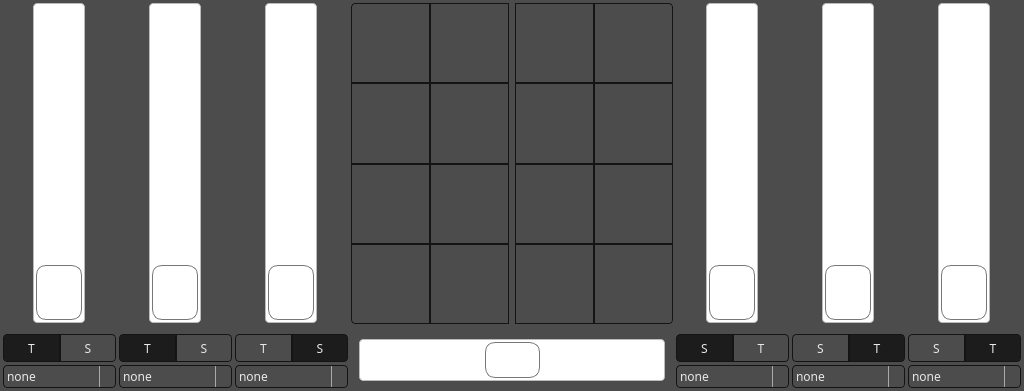
<?xml version="1.0" encoding="UTF-8"?>
<ui version="4.0">
 <class>effectstab</class>
 <widget class="QWidget" name="effectstab">
  <property name="geometry">
   <rect>
    <x>0</x>
    <y>0</y>
    <width>1024</width>
    <height>391</height>
   </rect>
  </property>
  <property name="windowTitle">
   <string>Form</string>
  </property>
  <property name="styleSheet">
   <string notr="true">* {
    background: #4d4c4d;
    font-family: handelgotdlig;
    font-weight: 200;
}



 QComboBox {
     border: 1px solid #141414;
     border-radius: 4px;
     padding: 1px 18px 1px 3px;
     min-width: 6em;
     color: #e8e8e8;
 }

 QComboBox:editable {
    background: #5b5a5b
 }

 QComboBox:!editable, QComboBox::drop-down:editable {
      background: qlineargradient(x1: 0, y1: 0, x2: 0, y2: 1,
      stop: 0 #3c3c3c, stop: 1 #262627);
 }

 /* QComboBox gets the &quot;on&quot; state when the popup is open */
 QComboBox:!editable:on, QComboBox::drop-down:editable:on {
     background: #5b5a5b
 }

 QComboBox:on { /* shift the text when the popup opens */
     padding-top: 3px;
     padding-left: 4px;
 }

 QComboBox::drop-down {
     subcontrol-origin: padding;
     subcontrol-position: top right;
     width: 15px;

     border-left-width: 1px;
     border-left-color: darkgray;
     border-left-style: solid; /* just a single line */
     border-top-right-radius: 3px; /* same radius as the QComboBox */
     border-bottom-right-radius: 3px;
 }

QComboBox QAbstractItemView {
    border: 1px solid #141414;
    selection-background-color: #5b5a5b;
}

 QSpinBox {
     /*padding-right: 15px; make room for the arrows */
     background-color: qlineargradient(x1: 0, y1: 0, x2: 0, y2: 1,
                                      stop: 0 #3c3c3c, stop: 1 #262627);
    color: #e8e8e8;
     border: none;
     border-radius: 4px;
     /*border-width: 3;*/
}

QSpinBox::up-button {
    border: none;
}

QSpinBox::down-button {
    border: none;
}

QLineEdit {
    border: 1px solid #141414;
    border-radius: 4px;
    color: #e8e8e8;
    background-color: qlineargradient(x1: 0, y1: 0, x2: 0, y2: 1,
                                     stop: 0 #3c3c3c, stop: 1 #262627);
    selection-background-color: #e8e8e8;
    selection-color: #262627
}

QProgressBar {
    border: 1px solid #141414;
    border-radius: 4px;
    text-align: center;
 }


 QProgressBar::chunk {
    background-color: qlineargradient(x1: 0, y1: 0, x2: 0, y2: 1,
                                      stop: 0 #3c3c3c, stop: 1 #262627);
    width: 20px;
 }

QFrame, QLabel, QToolTip {
   color: #e5e5e5;
   /*border: 1px solid #141414;*/
}

QFrame[style=&quot;plain&quot;] {
    border: 100px solid pink;
}

QAbstractButton {
   padding: 3px;
   border: 1px solid #141414;
   border-radius: 4px;
   background-color: qlineargradient(x1: 0, y1: 0, x2: 0, y2: 1,
                                     stop: 0 #3c3c3c, stop: 1 #262627);
    color: #e8e8e8;
}
QAbstractButton::hover {
   background-color: #5b5a5b;
}

QAbstractButton::disabled {
    color: #262627;
}

QAbstractButton::checked {
    background-color: #1c1c1c;
}

 QTabWidget::pane { /* The tab widget frame */
     border-top: 1px solid #141414;
     position: absolute;
     top: -0.5em;
 }

 QTabWidget::tab-bar {
     alignment: center;
 }

 /* Style the tab using the tab sub-control. Note that
     it reads QTabBar _not_ QTabWidget */
 QTabBar::tab {
 background-color: qlineargradient(x1: 0, y1: 0, x2: 0, y2: 1,
                                   stop: 0 #3c3c3c, stop: 1 #262627);

    border: 1px solid #141414;

     /*border: 2px solid #C4C4C3;
     border-bottom-color: #C2C7CB; same as the pane color */
     border-top-left-radius: 4px;
     border-top-right-radius: 4px;
     min-width: 8ex;
     padding: 2px;
     color: #e8e8e8;
 }

 QTabBar::tab:selected, QTabBar::tab:hover {
     background: #5b5a5b;
 }

 QTabBar::tab:selected {
     border-color: #5b5a5b;
     color: #141414;
     /*border-bottom-color: #C2C7CB; same as pane color */
 }

 QSlider::groove:horizontal {
 border: 1px solid #141414;
     height: 8px; /* the groove expands to the size of the slider by default. by giving it a height, it has a fixed size */
     background-color: qlineargradient(x1: 0, y1: 0, x2: 0, y2: 1,
                                       stop: 0 #3c3c3c, stop: 1 #262627);
     margin: 2px 0;
 }

 QSlider::handle:horizontal {
 background-color: qlineargradient(x1: 0, y1: 0, x2: 0, y2: 1,
                                   stop: 0 #3c3c3c, stop: 1 #262627);     border: 1px solid #5c5c5c;
     width: 18px;
     /*margin: -2px 0;  handle is placed by default on the contents rect of the groove. Expand outside the groove */
     border-radius: 3px;
 }

  QScrollBar:vertical {
      border: 0px solid transparent;
      background: transparent;
      width: 4px;
      margin: 0px 0 0px 0;
  }
  QScrollBar::handle:vertical {
      background: #e8e8e8;
      min-height: 20px;
      border: 2px solid #e8e8e8;
      border-radius: 2px;
  }
  QScrollBar::add-line:vertical {
      border: 0px solid transparent;
      background: transparent;
      height: 0px;
      subcontrol-position: bottom;
      subcontrol-origin: margin;
  }

  QScrollBar::sub-line:vertical {
      border: 0px solid transparent;
      background: transparent;
      height: 0px;
      subcontrol-position: top;
      subcontrol-origin: margin;
  }
  QScrollBar::up-arrow:vertical, QScrollBar::down-arrow:vertical {
      border: 0px solid grey;
      width: 0px;
      height: 0px;
      background: white;
  }

  QScrollBar::add-page:vertical, QScrollBar::sub-page:vertical {
      background: none;
  }



  QScrollBar:horizontal {
      border: 0px solid transparent;
      background: transparent;
      height: 4px;
      margin: 0px 0 0px 0;
  }
  QScrollBar::handle:horizontal{
      background: #e8e8e8;
      min-height: 20px;
      border: 2px solid #e8e8e8;
      border-radius: 2px;
  }
  QScrollBar::add-line:horizontal {
      border: 0px solid transparent;
      background: transparent;
      height: 0px;
      subcontrol-position: bottom;
      subcontrol-origin: margin;
  }

  QScrollBar::sub-line:horizontal {
      border: 0px solid transparent;
      background: transparent;
      height: 0px;
      subcontrol-position: top;
      subcontrol-origin: margin;
  }
  QScrollBar::up-arrow:horizontal, QScrollBar::down-arrow:horizontal {
      border: 0px solid grey;
      width: 0px;
      height: 0px;
      background: white;
  }

  QScrollBar::add-page:vertical, QScrollBar::sub-page:vertical {
      background: none;
  }





QSlider::groove:horizontal {
border: 1px solid #bbb;
background: white;
height: 40px;
border-radius: 4px;
}

QSlider::groove:vertical {
border: 1px solid #bbb;
background: white;
width: 50px;
border-radius: 4px;
}

QSlider::sub-page:horizontal {
background: qlineargradient(x1: 0, y1: 0,    x2: 0, y2: 1,
    stop: 0 #444, stop: 1 #bbb);
background: qlineargradient(x1: 0, y1: 0.2, x2: 1, y2: 1,
    stop: 0 #bbb, stop: 1 #555);
border: 0px solid #777;
height: 40px;
border-radius: 4px;
border-top-left-radius: 4px;
border-top-right-radius: 0px;
border-bottom-left-radius: 4px;
border-bottom-right-radius: 0px;
}

QSlider::sub-page:vertical {
background: qlineargradient(x1: 0, y1: 1,    x2: 0, y2: 0,
    stop: 0 #bbb, stop: 1 #444);
background: qlineargradient(x1: 0, y1: 1, x2: 1, y2: 0.2,
    stop: 0 #555, stop: 1 #bbb);
border: 0px solid #777;
width: 50px;
border-top-left-radius: 4px;
border-top-right-radius: 4px;
border-bottom-left-radius: 0px;
border-bottom-right-radius: 0px;
}

QSlider::add-page:horizontal {
background: qlineargradient(x1: 0, y1: 1,    x2: 0, y2: 0,
    stop: 0 #bbb, stop: 1 #444);
background: qlineargradient(x1: 0, y1: 1, x2: 1, y2: 0.2,
    stop: 0 #555, stop: 1 #bbb);
border: 0px solid #777;
height: 40px;
border-top-left-radius: 0px;
border-top-right-radius: 4px;
border-bottom-left-radius: 0px;
border-bottom-right-radius: 4px;
}

QSlider::add-page:vertical {
background: qlineargradient(x1: 0, y1: 1,    x2: 0, y2: 0,
    stop: 0 #444, stop: 1 #bbb);
background: qlineargradient(x1: 1, y1: 1, x2: 0, y2: 0.2,
    stop: 0 #bbb, stop: 1 #555);
border: 0px solid #777;
width: 50px;
border-top-left-radius: 0px;
border-top-right-radius: 0px;
border-bottom-left-radius: 4px;
border-bottom-right-radius: 4px;
}

QSlider::handle:horizontal {
     background-color: qlineargradient(x1: 0, y1: 0, x2: 0, y2: 1,
                                      stop: 0 #3c3c3c, stop: 1 #262627);
border: 1px solid #777;
width: 53px;
margin-top: -2px;
margin-bottom: -2px;
border-radius: 10px;
margin: 2px;
}

QSlider::handle:vertical {
     background-color: qlineargradient(x1: 0, y1: 0, x2: 0, y2: 1,
                                      stop: 0 #3c3c3c, stop: 1 #262627);
border: 1px solid #777;
height: 53px;
margin-top: -2px;
margin-bottom: -2px;
border-radius: 10px;
margin: 2px;
}

QSlider::sub-page:horizontal:disabled {
background: #bbb;
border-color: #999;
}

QSlider::sub-page:vertical:disabled {
background: #bbb;
border-color: #999;
}

QSlider::add-page:horizontal:disabled {
background: #eee;
border-color: #999;
}

QSlider::add-page:vertical:disabled {
background: #eee;
border-color: #999;
}

QSlider::handle:horizontal:disabled {
background: #eee;
border: 1px solid #aaa;
border-radius: 4px;
}

QSlider::handle:vertical:disabled {
background: #eee;
border: 1px solid #aaa;
border-radius: 4px;
}</string>
  </property>
  <layout class="QGridLayout" name="gridLayout">
   <property name="margin">
    <number>3</number>
   </property>
   <property name="spacing">
    <number>3</number>
   </property>
   <item row="5" column="5">
    <spacer name="horizontalSpacer_2">
     <property name="orientation">
      <enum>Qt::Horizontal</enum>
     </property>
     <property name="sizeType">
      <enum>QSizePolicy::Fixed</enum>
     </property>
     <property name="sizeHint" stdset="0">
      <size>
       <width>5</width>
       <height>20</height>
      </size>
     </property>
    </spacer>
   </item>
   <item row="0" column="7" rowspan="2">
    <widget class="QSlider" name="verticalSlider_R2">
     <property name="minimumSize">
      <size>
       <width>113</width>
       <height>320</height>
      </size>
     </property>
     <property name="maximumSize">
      <size>
       <width>113</width>
       <height>320</height>
      </size>
     </property>
     <property name="value">
      <number>0</number>
     </property>
     <property name="orientation">
      <enum>Qt::Vertical</enum>
     </property>
    </widget>
   </item>
   <item row="0" column="0" rowspan="2">
    <widget class="QSlider" name="verticalSlider_L1">
     <property name="minimumSize">
      <size>
       <width>113</width>
       <height>320</height>
      </size>
     </property>
     <property name="maximumSize">
      <size>
       <width>113</width>
       <height>320</height>
      </size>
     </property>
     <property name="value">
      <number>0</number>
     </property>
     <property name="orientation">
      <enum>Qt::Vertical</enum>
     </property>
    </widget>
   </item>
   <item row="4" column="8">
    <widget class="QWidget" name="widget_5" native="true">
     <layout class="QHBoxLayout" name="horizontalLayout_6">
      <property name="spacing">
       <number>0</number>
      </property>
      <property name="margin">
       <number>0</number>
      </property>
      <item>
       <widget class="QToolButton" name="toolButton_S1R">
        <property name="sizePolicy">
         <sizepolicy hsizetype="Preferred" vsizetype="Fixed">
          <horstretch>0</horstretch>
          <verstretch>0</verstretch>
         </sizepolicy>
        </property>
        <property name="styleSheet">
         <string notr="true">border-top-right-radius: 0px;
border-bottom-right-radius: 0px;</string>
        </property>
        <property name="text">
         <string>S</string>
        </property>
        <property name="checkable">
         <bool>true</bool>
        </property>
       </widget>
      </item>
      <item>
       <widget class="QToolButton" name="toolButton_T1R">
        <property name="sizePolicy">
         <sizepolicy hsizetype="Preferred" vsizetype="Fixed">
          <horstretch>0</horstretch>
          <verstretch>0</verstretch>
         </sizepolicy>
        </property>
        <property name="styleSheet">
         <string notr="true">border-top-left-radius: 0px;
border-bottom-left-radius: 0px;</string>
        </property>
        <property name="text">
         <string>T</string>
        </property>
        <property name="checkable">
         <bool>true</bool>
        </property>
        <property name="checked">
         <bool>true</bool>
        </property>
       </widget>
      </item>
     </layout>
    </widget>
   </item>
   <item row="4" column="1">
    <widget class="QWidget" name="widget" native="true">
     <layout class="QHBoxLayout" name="horizontalLayout_2">
      <property name="spacing">
       <number>0</number>
      </property>
      <property name="margin">
       <number>0</number>
      </property>
      <item>
       <widget class="QToolButton" name="toolButton_T2L">
        <property name="sizePolicy">
         <sizepolicy hsizetype="Preferred" vsizetype="Fixed">
          <horstretch>0</horstretch>
          <verstretch>0</verstretch>
         </sizepolicy>
        </property>
        <property name="styleSheet">
         <string notr="true">border-top-right-radius: 0px;
border-bottom-right-radius: 0px;</string>
        </property>
        <property name="text">
         <string>T</string>
        </property>
        <property name="checkable">
         <bool>true</bool>
        </property>
        <property name="checked">
         <bool>true</bool>
        </property>
       </widget>
      </item>
      <item>
       <widget class="QToolButton" name="toolButton_S2L">
        <property name="sizePolicy">
         <sizepolicy hsizetype="Preferred" vsizetype="Fixed">
          <horstretch>0</horstretch>
          <verstretch>0</verstretch>
         </sizepolicy>
        </property>
        <property name="styleSheet">
         <string notr="true">border-top-left-radius: 0px;
border-bottom-left-radius: 0px;</string>
        </property>
        <property name="text">
         <string>S</string>
        </property>
        <property name="checkable">
         <bool>true</bool>
        </property>
       </widget>
      </item>
     </layout>
    </widget>
   </item>
   <item row="4" column="6">
    <widget class="QWidget" name="widget_3" native="true">
     <layout class="QHBoxLayout" name="horizontalLayout_4">
      <property name="spacing">
       <number>0</number>
      </property>
      <property name="margin">
       <number>0</number>
      </property>
      <item>
       <widget class="QToolButton" name="toolButton_S3R">
        <property name="sizePolicy">
         <sizepolicy hsizetype="Preferred" vsizetype="Fixed">
          <horstretch>0</horstretch>
          <verstretch>0</verstretch>
         </sizepolicy>
        </property>
        <property name="styleSheet">
         <string notr="true">border-top-right-radius: 0px;
border-bottom-right-radius: 0px;</string>
        </property>
        <property name="text">
         <string>S</string>
        </property>
        <property name="checkable">
         <bool>true</bool>
        </property>
        <property name="checked">
         <bool>true</bool>
        </property>
       </widget>
      </item>
      <item>
       <widget class="QToolButton" name="toolButton_T3R">
        <property name="sizePolicy">
         <sizepolicy hsizetype="Preferred" vsizetype="Fixed">
          <horstretch>0</horstretch>
          <verstretch>0</verstretch>
         </sizepolicy>
        </property>
        <property name="styleSheet">
         <string notr="true">border-top-left-radius: 0px;
border-bottom-left-radius: 0px;</string>
        </property>
        <property name="text">
         <string>T</string>
        </property>
        <property name="checkable">
         <bool>true</bool>
        </property>
       </widget>
      </item>
     </layout>
    </widget>
   </item>
   <item row="5" column="8">
    <widget class="QComboBox" name="comboBox_3R">
     <property name="minimumSize">
      <size>
       <width>113</width>
       <height>0</height>
      </size>
     </property>
     <property name="maximumSize">
      <size>
       <width>113</width>
       <height>16777215</height>
      </size>
     </property>
     <item>
      <property name="text">
       <string>none</string>
      </property>
     </item>
    </widget>
   </item>
   <item row="0" column="8" rowspan="2">
    <widget class="QSlider" name="verticalSlider_R1">
     <property name="minimumSize">
      <size>
       <width>113</width>
       <height>320</height>
      </size>
     </property>
     <property name="maximumSize">
      <size>
       <width>113</width>
       <height>320</height>
      </size>
     </property>
     <property name="value">
      <number>0</number>
     </property>
     <property name="orientation">
      <enum>Qt::Vertical</enum>
     </property>
    </widget>
   </item>
   <item row="4" column="0">
    <widget class="QWidget" name="horizontalWidget" native="true">
     <property name="sizePolicy">
      <sizepolicy hsizetype="Preferred" vsizetype="Fixed">
       <horstretch>0</horstretch>
       <verstretch>0</verstretch>
      </sizepolicy>
     </property>
     <layout class="QHBoxLayout" name="horizontalLayout">
      <property name="spacing">
       <number>0</number>
      </property>
      <property name="margin">
       <number>0</number>
      </property>
      <item>
       <widget class="QToolButton" name="toolButton_T1L">
        <property name="sizePolicy">
         <sizepolicy hsizetype="Preferred" vsizetype="Fixed">
          <horstretch>0</horstretch>
          <verstretch>0</verstretch>
         </sizepolicy>
        </property>
        <property name="styleSheet">
         <string notr="true">border-top-right-radius: 0px;
border-bottom-right-radius: 0px;</string>
        </property>
        <property name="text">
         <string>T</string>
        </property>
        <property name="checkable">
         <bool>true</bool>
        </property>
        <property name="checked">
         <bool>true</bool>
        </property>
       </widget>
      </item>
      <item>
       <widget class="QToolButton" name="toolButton_S1L">
        <property name="sizePolicy">
         <sizepolicy hsizetype="Preferred" vsizetype="Fixed">
          <horstretch>0</horstretch>
          <verstretch>0</verstretch>
         </sizepolicy>
        </property>
        <property name="styleSheet">
         <string notr="true">border-top-left-radius: 0px;
border-bottom-left-radius: 0px;</string>
        </property>
        <property name="text">
         <string>S</string>
        </property>
        <property name="checkable">
         <bool>true</bool>
        </property>
       </widget>
      </item>
     </layout>
    </widget>
   </item>
   <item row="0" column="2" rowspan="2">
    <widget class="QSlider" name="verticalSlider_L3">
     <property name="minimumSize">
      <size>
       <width>113</width>
       <height>320</height>
      </size>
     </property>
     <property name="maximumSize">
      <size>
       <width>113</width>
       <height>320</height>
      </size>
     </property>
     <property name="value">
      <number>0</number>
     </property>
     <property name="orientation">
      <enum>Qt::Vertical</enum>
     </property>
    </widget>
   </item>
   <item row="0" column="1" rowspan="2">
    <widget class="QSlider" name="verticalSlider_L2">
     <property name="minimumSize">
      <size>
       <width>113</width>
       <height>320</height>
      </size>
     </property>
     <property name="maximumSize">
      <size>
       <width>113</width>
       <height>320</height>
      </size>
     </property>
     <property name="value">
      <number>0</number>
     </property>
     <property name="orientation">
      <enum>Qt::Vertical</enum>
     </property>
    </widget>
   </item>
   <item row="5" column="1">
    <widget class="QComboBox" name="comboBox_2L">
     <property name="minimumSize">
      <size>
       <width>113</width>
       <height>0</height>
      </size>
     </property>
     <property name="maximumSize">
      <size>
       <width>113</width>
       <height>16777215</height>
      </size>
     </property>
     <item>
      <property name="text">
       <string>none</string>
      </property>
     </item>
    </widget>
   </item>
   <item row="4" column="4" rowspan="2">
    <widget class="QSlider" name="horizontalSlider_pan">
     <property name="minimumSize">
      <size>
       <width>0</width>
       <height>53</height>
      </size>
     </property>
     <property name="minimum">
      <number>-50</number>
     </property>
     <property name="maximum">
      <number>50</number>
     </property>
     <property name="orientation">
      <enum>Qt::Horizontal</enum>
     </property>
    </widget>
   </item>
   <item row="4" column="7">
    <widget class="QWidget" name="widget_4" native="true">
     <layout class="QHBoxLayout" name="horizontalLayout_5">
      <property name="spacing">
       <number>0</number>
      </property>
      <property name="margin">
       <number>0</number>
      </property>
      <item>
       <widget class="QToolButton" name="toolButton_S2R">
        <property name="sizePolicy">
         <sizepolicy hsizetype="Preferred" vsizetype="Fixed">
          <horstretch>0</horstretch>
          <verstretch>0</verstretch>
         </sizepolicy>
        </property>
        <property name="styleSheet">
         <string notr="true">border-top-right-radius: 0px;
border-bottom-right-radius: 0px;</string>
        </property>
        <property name="text">
         <string>S</string>
        </property>
        <property name="checkable">
         <bool>true</bool>
        </property>
       </widget>
      </item>
      <item>
       <widget class="QToolButton" name="toolButton_T2R">
        <property name="sizePolicy">
         <sizepolicy hsizetype="Preferred" vsizetype="Fixed">
          <horstretch>0</horstretch>
          <verstretch>0</verstretch>
         </sizepolicy>
        </property>
        <property name="styleSheet">
         <string notr="true">border-top-left-radius: 0px;
border-bottom-left-radius: 0px;</string>
        </property>
        <property name="text">
         <string>T</string>
        </property>
        <property name="checkable">
         <bool>true</bool>
        </property>
        <property name="checked">
         <bool>true</bool>
        </property>
       </widget>
      </item>
     </layout>
    </widget>
   </item>
   <item row="5" column="0">
    <widget class="QComboBox" name="comboBox_1L">
     <property name="minimumSize">
      <size>
       <width>113</width>
       <height>0</height>
      </size>
     </property>
     <property name="maximumSize">
      <size>
       <width>113</width>
       <height>16777215</height>
      </size>
     </property>
     <item>
      <property name="text">
       <string>none</string>
      </property>
     </item>
    </widget>
   </item>
   <item row="4" column="2">
    <widget class="QWidget" name="widget_2" native="true">
     <layout class="QHBoxLayout" name="horizontalLayout_3">
      <property name="spacing">
       <number>0</number>
      </property>
      <property name="margin">
       <number>0</number>
      </property>
      <item>
       <widget class="QToolButton" name="toolButton_T3L">
        <property name="sizePolicy">
         <sizepolicy hsizetype="Preferred" vsizetype="Fixed">
          <horstretch>0</horstretch>
          <verstretch>0</verstretch>
         </sizepolicy>
        </property>
        <property name="styleSheet">
         <string notr="true">border-top-right-radius: 0px;
border-bottom-right-radius: 0px;</string>
        </property>
        <property name="text">
         <string>T</string>
        </property>
        <property name="checkable">
         <bool>true</bool>
        </property>
        <property name="checked">
         <bool>false</bool>
        </property>
       </widget>
      </item>
      <item>
       <widget class="QToolButton" name="toolButton_S3L">
        <property name="sizePolicy">
         <sizepolicy hsizetype="Preferred" vsizetype="Fixed">
          <horstretch>0</horstretch>
          <verstretch>0</verstretch>
         </sizepolicy>
        </property>
        <property name="styleSheet">
         <string notr="true">border-top-left-radius: 0px;
border-bottom-left-radius: 0px;</string>
        </property>
        <property name="text">
         <string>S</string>
        </property>
        <property name="checkable">
         <bool>true</bool>
        </property>
        <property name="checked">
         <bool>true</bool>
        </property>
       </widget>
      </item>
     </layout>
    </widget>
   </item>
   <item row="0" column="6" rowspan="2">
    <widget class="QSlider" name="verticalSlider_R3">
     <property name="minimumSize">
      <size>
       <width>113</width>
       <height>320</height>
      </size>
     </property>
     <property name="maximumSize">
      <size>
       <width>113</width>
       <height>320</height>
      </size>
     </property>
     <property name="value">
      <number>0</number>
     </property>
     <property name="orientation">
      <enum>Qt::Vertical</enum>
     </property>
    </widget>
   </item>
   <item row="5" column="6">
    <widget class="QComboBox" name="comboBox_1R">
     <property name="minimumSize">
      <size>
       <width>113</width>
       <height>0</height>
      </size>
     </property>
     <property name="maximumSize">
      <size>
       <width>113</width>
       <height>16777215</height>
      </size>
     </property>
     <item>
      <property name="text">
       <string>none</string>
      </property>
     </item>
    </widget>
   </item>
   <item row="5" column="2">
    <widget class="QComboBox" name="comboBox_3L">
     <property name="minimumSize">
      <size>
       <width>113</width>
       <height>0</height>
      </size>
     </property>
     <property name="maximumSize">
      <size>
       <width>113</width>
       <height>16777215</height>
      </size>
     </property>
     <item>
      <property name="text">
       <string>none</string>
      </property>
     </item>
    </widget>
   </item>
   <item row="5" column="7">
    <widget class="QComboBox" name="comboBox_2R">
     <property name="minimumSize">
      <size>
       <width>113</width>
       <height>0</height>
      </size>
     </property>
     <property name="maximumSize">
      <size>
       <width>113</width>
       <height>16777215</height>
      </size>
     </property>
     <item>
      <property name="text">
       <string>none</string>
      </property>
     </item>
    </widget>
   </item>
   <item row="5" column="3">
    <spacer name="horizontalSpacer_3">
     <property name="orientation">
      <enum>Qt::Horizontal</enum>
     </property>
     <property name="sizeType">
      <enum>QSizePolicy::Fixed</enum>
     </property>
     <property name="sizeHint" stdset="0">
      <size>
       <width>5</width>
       <height>20</height>
      </size>
     </property>
    </spacer>
   </item>
   <item row="0" column="3" rowspan="4" colspan="3">
    <widget class="QWidget" name="verticalWidget" native="true">
     <layout class="QGridLayout" name="gridLayout_2">
      <property name="margin">
       <number>0</number>
      </property>
      <property name="spacing">
       <number>0</number>
      </property>
      <item row="2" column="1">
       <widget class="QToolButton" name="toolButton_L6">
        <property name="sizePolicy">
         <sizepolicy hsizetype="Expanding" vsizetype="Expanding">
          <horstretch>0</horstretch>
          <verstretch>0</verstretch>
         </sizepolicy>
        </property>
        <property name="minimumSize">
         <size>
          <width>79</width>
          <height>78</height>
         </size>
        </property>
        <property name="maximumSize">
         <size>
          <width>79</width>
          <height>90</height>
         </size>
        </property>
        <property name="styleSheet">
         <string notr="true">border-top-left-radius: 0px;
border-top-right-radius: 0px;
border-bottom-left-radius: 0px;
border-bottom-right-radius: 0px;
margin: 0px;</string>
        </property>
        <property name="text">
         <string/>
        </property>
       </widget>
      </item>
      <item row="2" column="0">
       <widget class="QToolButton" name="toolButton_L5">
        <property name="sizePolicy">
         <sizepolicy hsizetype="Expanding" vsizetype="Expanding">
          <horstretch>0</horstretch>
          <verstretch>0</verstretch>
         </sizepolicy>
        </property>
        <property name="minimumSize">
         <size>
          <width>79</width>
          <height>78</height>
         </size>
        </property>
        <property name="maximumSize">
         <size>
          <width>79</width>
          <height>90</height>
         </size>
        </property>
        <property name="styleSheet">
         <string notr="true">border-top-left-radius: 0px;
border-top-right-radius: 0px;
border-bottom-left-radius: 0px;
border-bottom-right-radius: 0px;
margin: 0px;</string>
        </property>
        <property name="text">
         <string/>
        </property>
       </widget>
      </item>
      <item row="1" column="3">
       <widget class="QToolButton" name="toolButton_R4">
        <property name="sizePolicy">
         <sizepolicy hsizetype="Expanding" vsizetype="Expanding">
          <horstretch>0</horstretch>
          <verstretch>0</verstretch>
         </sizepolicy>
        </property>
        <property name="minimumSize">
         <size>
          <width>79</width>
          <height>78</height>
         </size>
        </property>
        <property name="maximumSize">
         <size>
          <width>79</width>
          <height>90</height>
         </size>
        </property>
        <property name="styleSheet">
         <string notr="true">border-top-left-radius: 0px;
border-top-right-radius: 0px;
border-bottom-left-radius: 0px;
border-bottom-right-radius: 0px;
margin: 0px;</string>
        </property>
        <property name="text">
         <string/>
        </property>
       </widget>
      </item>
      <item row="2" column="3">
       <widget class="QToolButton" name="toolButton_R6">
        <property name="sizePolicy">
         <sizepolicy hsizetype="Expanding" vsizetype="Expanding">
          <horstretch>0</horstretch>
          <verstretch>0</verstretch>
         </sizepolicy>
        </property>
        <property name="minimumSize">
         <size>
          <width>79</width>
          <height>78</height>
         </size>
        </property>
        <property name="maximumSize">
         <size>
          <width>79</width>
          <height>90</height>
         </size>
        </property>
        <property name="styleSheet">
         <string notr="true">border-top-left-radius: 0px;
border-top-right-radius: 0px;
border-bottom-left-radius: 0px;
border-bottom-right-radius: 0px;
margin: 0px;</string>
        </property>
        <property name="text">
         <string/>
        </property>
       </widget>
      </item>
      <item row="3" column="1">
       <widget class="QToolButton" name="toolButton_L8">
        <property name="sizePolicy">
         <sizepolicy hsizetype="Expanding" vsizetype="Expanding">
          <horstretch>0</horstretch>
          <verstretch>0</verstretch>
         </sizepolicy>
        </property>
        <property name="minimumSize">
         <size>
          <width>79</width>
          <height>78</height>
         </size>
        </property>
        <property name="maximumSize">
         <size>
          <width>79</width>
          <height>90</height>
         </size>
        </property>
        <property name="styleSheet">
         <string notr="true">border-top-left-radius: 0px;
border-top-right-radius: 0px;
border-bottom-left-radius: 0px;
border-bottom-right-radius: 0px;
margin: 0px;</string>
        </property>
        <property name="text">
         <string/>
        </property>
       </widget>
      </item>
      <item row="0" column="3">
       <widget class="QToolButton" name="toolButton_R2">
        <property name="sizePolicy">
         <sizepolicy hsizetype="Expanding" vsizetype="Expanding">
          <horstretch>0</horstretch>
          <verstretch>0</verstretch>
         </sizepolicy>
        </property>
        <property name="minimumSize">
         <size>
          <width>79</width>
          <height>78</height>
         </size>
        </property>
        <property name="maximumSize">
         <size>
          <width>79</width>
          <height>90</height>
         </size>
        </property>
        <property name="styleSheet">
         <string notr="true">border-top-left-radius: 0px;
border-top-right-radius: 0px;
border-bottom-left-radius: 0px;
border-bottom-right-radius: 0px;
margin: 0px;</string>
        </property>
        <property name="text">
         <string/>
        </property>
       </widget>
      </item>
      <item row="1" column="4">
       <widget class="QToolButton" name="toolButton_R3">
        <property name="sizePolicy">
         <sizepolicy hsizetype="Expanding" vsizetype="Expanding">
          <horstretch>0</horstretch>
          <verstretch>0</verstretch>
         </sizepolicy>
        </property>
        <property name="minimumSize">
         <size>
          <width>79</width>
          <height>78</height>
         </size>
        </property>
        <property name="maximumSize">
         <size>
          <width>79</width>
          <height>90</height>
         </size>
        </property>
        <property name="styleSheet">
         <string notr="true">border-top-left-radius: 0px;
border-top-right-radius: 0px;
border-bottom-left-radius: 0px;
border-bottom-right-radius: 0px;
margin: 0px;</string>
        </property>
        <property name="text">
         <string/>
        </property>
       </widget>
      </item>
      <item row="3" column="3">
       <widget class="QToolButton" name="toolButton_R8">
        <property name="sizePolicy">
         <sizepolicy hsizetype="Expanding" vsizetype="Expanding">
          <horstretch>0</horstretch>
          <verstretch>0</verstretch>
         </sizepolicy>
        </property>
        <property name="minimumSize">
         <size>
          <width>79</width>
          <height>78</height>
         </size>
        </property>
        <property name="maximumSize">
         <size>
          <width>79</width>
          <height>90</height>
         </size>
        </property>
        <property name="styleSheet">
         <string notr="true">border-top-left-radius: 0px;
border-top-right-radius: 0px;
border-bottom-left-radius: 0px;
border-bottom-right-radius: 0px;
margin: 0px;</string>
        </property>
        <property name="text">
         <string/>
        </property>
       </widget>
      </item>
      <item row="3" column="0">
       <widget class="QToolButton" name="toolButton_L7">
        <property name="sizePolicy">
         <sizepolicy hsizetype="Expanding" vsizetype="Expanding">
          <horstretch>0</horstretch>
          <verstretch>0</verstretch>
         </sizepolicy>
        </property>
        <property name="minimumSize">
         <size>
          <width>79</width>
          <height>78</height>
         </size>
        </property>
        <property name="maximumSize">
         <size>
          <width>79</width>
          <height>90</height>
         </size>
        </property>
        <property name="styleSheet">
         <string notr="true">border-top-left-radius: 0px;
border-top-right-radius: 0px;
border-bottom-left-radius: 4px;
border-bottom-right-radius: 0px;
margin: 0px;</string>
        </property>
        <property name="text">
         <string/>
        </property>
       </widget>
      </item>
      <item row="1" column="2">
       <spacer name="horizontalSpacer">
        <property name="orientation">
         <enum>Qt::Horizontal</enum>
        </property>
        <property name="sizeType">
         <enum>QSizePolicy::Fixed</enum>
        </property>
        <property name="sizeHint" stdset="0">
         <size>
          <width>6</width>
          <height>20</height>
         </size>
        </property>
       </spacer>
      </item>
      <item row="0" column="4">
       <widget class="QToolButton" name="toolButton_R1">
        <property name="sizePolicy">
         <sizepolicy hsizetype="Expanding" vsizetype="Expanding">
          <horstretch>0</horstretch>
          <verstretch>0</verstretch>
         </sizepolicy>
        </property>
        <property name="minimumSize">
         <size>
          <width>79</width>
          <height>78</height>
         </size>
        </property>
        <property name="maximumSize">
         <size>
          <width>79</width>
          <height>90</height>
         </size>
        </property>
        <property name="styleSheet">
         <string notr="true">border-top-left-radius: 0px;
border-top-right-radius: 4px;
border-bottom-left-radius: 0px;
border-bottom-right-radius: 0px;
margin: 0px;</string>
        </property>
        <property name="text">
         <string/>
        </property>
       </widget>
      </item>
      <item row="0" column="1">
       <widget class="QToolButton" name="toolButton_L2">
        <property name="sizePolicy">
         <sizepolicy hsizetype="Expanding" vsizetype="Expanding">
          <horstretch>0</horstretch>
          <verstretch>0</verstretch>
         </sizepolicy>
        </property>
        <property name="minimumSize">
         <size>
          <width>79</width>
          <height>78</height>
         </size>
        </property>
        <property name="maximumSize">
         <size>
          <width>79</width>
          <height>90</height>
         </size>
        </property>
        <property name="styleSheet">
         <string notr="true">border-top-left-radius: 0px;
border-top-right-radius: 0px;
border-bottom-left-radius: 0px;
border-bottom-right-radius: 0px;
margin: 0px;</string>
        </property>
        <property name="text">
         <string/>
        </property>
       </widget>
      </item>
      <item row="1" column="1">
       <widget class="QToolButton" name="toolButton_L4">
        <property name="sizePolicy">
         <sizepolicy hsizetype="Expanding" vsizetype="Expanding">
          <horstretch>0</horstretch>
          <verstretch>0</verstretch>
         </sizepolicy>
        </property>
        <property name="minimumSize">
         <size>
          <width>79</width>
          <height>78</height>
         </size>
        </property>
        <property name="maximumSize">
         <size>
          <width>79</width>
          <height>90</height>
         </size>
        </property>
        <property name="styleSheet">
         <string notr="true">border-top-left-radius: 0px;
border-top-right-radius: 0px;
border-bottom-left-radius: 0px;
border-bottom-right-radius: 0px;
margin: 0px;</string>
        </property>
        <property name="text">
         <string/>
        </property>
       </widget>
      </item>
      <item row="2" column="4">
       <widget class="QToolButton" name="toolButton_R5">
        <property name="sizePolicy">
         <sizepolicy hsizetype="Expanding" vsizetype="Expanding">
          <horstretch>0</horstretch>
          <verstretch>0</verstretch>
         </sizepolicy>
        </property>
        <property name="minimumSize">
         <size>
          <width>79</width>
          <height>78</height>
         </size>
        </property>
        <property name="maximumSize">
         <size>
          <width>79</width>
          <height>90</height>
         </size>
        </property>
        <property name="styleSheet">
         <string notr="true">border-top-left-radius: 0px;
border-top-right-radius: 0px;
border-bottom-left-radius: 0px;
border-bottom-right-radius: 0px;
margin: 0px;</string>
        </property>
        <property name="text">
         <string/>
        </property>
       </widget>
      </item>
      <item row="0" column="0">
       <widget class="QToolButton" name="toolButton_L1">
        <property name="sizePolicy">
         <sizepolicy hsizetype="Expanding" vsizetype="Expanding">
          <horstretch>0</horstretch>
          <verstretch>0</verstretch>
         </sizepolicy>
        </property>
        <property name="minimumSize">
         <size>
          <width>79</width>
          <height>78</height>
         </size>
        </property>
        <property name="maximumSize">
         <size>
          <width>79</width>
          <height>90</height>
         </size>
        </property>
        <property name="styleSheet">
         <string notr="true">border-top-left-radius: 4px;
border-top-right-radius: 0px;
border-bottom-left-radius: 0px;
border-bottom-right-radius: 0px;
margin: 0px;</string>
        </property>
        <property name="text">
         <string/>
        </property>
       </widget>
      </item>
      <item row="1" column="0">
       <widget class="QToolButton" name="toolButton_L3">
        <property name="sizePolicy">
         <sizepolicy hsizetype="Expanding" vsizetype="Expanding">
          <horstretch>0</horstretch>
          <verstretch>0</verstretch>
         </sizepolicy>
        </property>
        <property name="minimumSize">
         <size>
          <width>79</width>
          <height>78</height>
         </size>
        </property>
        <property name="maximumSize">
         <size>
          <width>79</width>
          <height>90</height>
         </size>
        </property>
        <property name="styleSheet">
         <string notr="true">border-top-left-radius: 0px;
border-top-right-radius: 0px;
border-bottom-left-radius: 0px;
border-bottom-right-radius: 0px;
margin: 0px;</string>
        </property>
        <property name="text">
         <string/>
        </property>
       </widget>
      </item>
      <item row="4" column="1">
       <spacer name="verticalSpacer">
        <property name="orientation">
         <enum>Qt::Vertical</enum>
        </property>
        <property name="sizeType">
         <enum>QSizePolicy::Fixed</enum>
        </property>
        <property name="sizeHint" stdset="0">
         <size>
          <width>20</width>
          <height>7</height>
         </size>
        </property>
       </spacer>
      </item>
      <item row="3" column="4">
       <widget class="QToolButton" name="toolButton_R7">
        <property name="sizePolicy">
         <sizepolicy hsizetype="Expanding" vsizetype="Expanding">
          <horstretch>0</horstretch>
          <verstretch>0</verstretch>
         </sizepolicy>
        </property>
        <property name="minimumSize">
         <size>
          <width>79</width>
          <height>78</height>
         </size>
        </property>
        <property name="maximumSize">
         <size>
          <width>79</width>
          <height>90</height>
         </size>
        </property>
        <property name="styleSheet">
         <string notr="true">border-top-left-radius: 0px;
border-top-right-radius: 0px;
border-bottom-left-radius: 0px;
border-bottom-right-radius: 4px;
margin: 0px;</string>
        </property>
        <property name="text">
         <string/>
        </property>
       </widget>
      </item>
     </layout>
    </widget>
   </item>
  </layout>
 </widget>
 <resources/>
 <connections/>
</ui>
